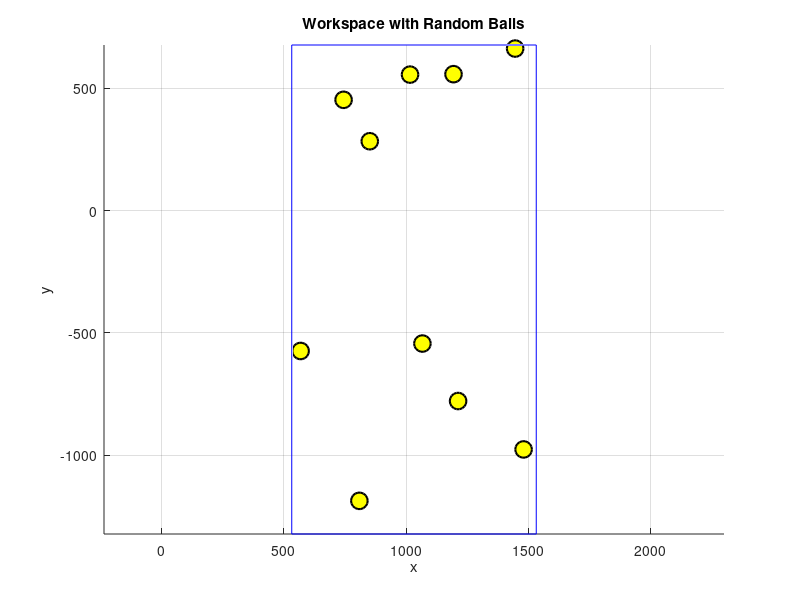

Here is the MATLAB script that generated this plot: (Note: this script raises an error after producing the figure.)
close all;
clear;
global th1 th2 th3 d4 th5 th6 th7 garbage_points all_coordinates current_index corner_points corner_index rand_points captured_joint_angles;
% 初始化全局变量
th1=0;
th2=90;
th3=0;
d4=0;
th5=0;
th6=0;
th7=-90;
current_index = 1;
all_coordinates = zeros(3, 100000);  % 轨迹存储数组
corner_points = [1532, 532, 532, 1532, 1532, 532, 532, 1532;
                 677, 677, -1323, -1323, 677, 677, -1323, -1323;
                 2139, 2139, 2139, 2139, 139, 139, 139, 139];
corner_index = 1;   % 角点索引计数器
rand_points = [];   % 小球坐标全局变量
captured_joint_angles = [];  % 用于存储抓取时的关节角度
garbage_points = [300, 400, 400];  % 垃圾桶坐标


% ================== 修改后的generate_workspace函数 ==================
function generate_workspace(corner_points)
    global rand_points;  % 声明全局变量
    
    % 计算工作空间范围
    x_lim = [min(corner_points(1,:)), max(corner_points(1,:))];
    y_lim = [min(corner_points(2,:)), max(corner_points(2,:))];
    z_lim = [min(corner_points(3,:)), max(corner_points(3,:))];
    
    % 生成10个随机黄色小球并存储到全局变量
    num_balls = 10;
    rand_points = [
        x_lim(1) + (x_lim(2)-x_lim(1))*rand(1,num_balls);
        y_lim(1) + (y_lim(2)-y_lim(1))*rand(1,num_balls);
        z_lim(1) + (z_lim(2)-z_lim(1))*rand(1,num_balls)
    ];
    
    % 获取当前figure1的句柄并保持绘图
    figure(1); 
    hold on;
    
    %  绘制工作空间框架
    plot3(corner_points(1,[1:4 1]), corner_points(2,[1:4 1]), corner_points(3,[1:4 1]), 'b-'); 
    plot3(corner_points(1,[5:8 5]), corner_points(2,[5:8 5]), corner_points(3,[5:8 5]), 'b-');
    for i = 1:4
        plot3([corner_points(1,i), corner_points(1,i+4)],...
              [corner_points(2,i), corner_points(2,i+4)],...
              [corner_points(3,i), corner_points(3,i+4)], 'b-');
    end
    
    % 2. 绘制黄色小球
    plot3(rand_points(1,:), rand_points(2,:), rand_points(3,:),...
         'oy', 'MarkerSize', 12,...
         'MarkerFaceColor', 'y',...
         'MarkerEdgeColor', 'k',...
         'LineWidth', 1.5);
    
    axis equal; grid on;
    xlabel('x'); ylabel('y'); zlabel('z');
    title('Workspace with Random Balls');
end

% ================== 修改后的MOVE_vector函数 ==================
function [all_xyz2, t] = MOVE_vector(times, print, len_x, len_y, len_z, colour)
    global th1 th2 th3 d4 th5 th6 th7 all_coordinates  current_index rand_points corner_points;

    % 设置默认参数（新增colour参数）
    if nargin < 8
        colour = 'b';  % 默认颜色为蓝色
    end
    
    % 动态生成小球位置（如果未初始化）
    if isempty(rand_points)
        warning('rand_points未初始化，生成默认位置');
        rand_points = zeros(3,10);  % 生成7个原点位置
    end

    step_x = len_x/times;
    step_y = len_y/times;
    step_z = len_z/times;

    t = 1:times;
    all_xyz = zeros(3, times);
    
    % 主循环
    for i = 1:times
        cla(gca);  
        if print
            % 使用colour参数设置轨迹颜色
            plot3(all_coordinates(1,:), all_coordinates(2,:), all_coordinates(3,:),...
                 [colour '.'], 'MarkerSize', 5);  % 修改此行

            %  绘制工作空间框架
            plot3(corner_points(1,[1:4 1]), corner_points(2,[1:4 1]), corner_points(3,[1:4 1]), 'b-'); 
            plot3(corner_points(1,[5:8 5]), corner_points(2,[5:8 5]), corner_points(3,[5:8 5]), 'b-');
            for i = 1:4
                plot3([corner_points(1,i), corner_points(1,i+4)],...
                      [corner_points(2,i), corner_points(2,i+4)],...
                      [corner_points(3,i), corner_points(3,i+4)], 'b-');
            end

            % 动态绘制当前小球位置
            plot3(rand_points(1,:), rand_points(2,:), rand_points(3,:),...
                 'oy', 'MarkerSize', 12,...
                 'MarkerFaceColor', 'y',...
                 'MarkerEdgeColor', 'k',...
                 'LineWidth', 1.5);
        end
        xyz = DHfk7Dof_Lnya2(th1, th2, th3, d4, th5, th6,th7, 0);
        all_xyz(:, i) = xyz;

        if print
            all_coordinates(:, current_index:current_index+times-1) = all_xyz;
        end

        J = Jacobian7DoF_Ln(th1, th2, th3, d4, th5, th6,th7); 
        
        dD = [step_x, step_y, step_z, 0, 0, 0]';
        dth = pinv(J) * dD;
        
        th1 = th1 + dth(1) * 180/pi;
        th2 = th2 + dth(2) * 180/pi;
        th3 = th3 + dth(3) * 180/pi;
        d4  = d4  + dth(4) * 180/pi;
        th5 = th5 + dth(5) * 180/pi;
        th6 = th6 + dth(6) * 180/pi;
        th7 = th7 + dth(7) * 180/pi;
        drawnow limitrate;
    end
    
    % ========== 角点存储逻辑 ==========
    % if record_corner  % 使用新参数控制角点记录
    %     if corner_index > size(corner_points, 2)
    %         error('角点数量超过预分配空间，请扩大corner_points数组');
    %     end
    %     corner_points(:, corner_index) = xyz;
    %     corner_index = corner_index + 1;
    % 
    %     fprintf('[角点记录] 新增点%d: (%.1f, %.1f, %.1f)\n',...
    %             corner_index-1, xyz(1), xyz(2), xyz(3));
    % end
    % 
    if(print)
        fprintf('x= %f, y= %f, z= %f\n', xyz(1), xyz(2), xyz(3));
    end
    
    if print
        current_index = current_index + times;
    end
    all_xyz2 = all_xyz;
end
% ================== 修改后的workspace函数 ==================
function workspace()
    global corner_points;
    % 生成工作空间
    generate_workspace(corner_points);

end
function move_to_target(target_x, target_y, target_z)
    global th1 th2 th3 d4 th5 th6 th7 rand_points captured_joint_angles corner_points;
    
    % 获取当前坐标
    current_xyz = DHfk7Dof_Lnya2(th1, th2, th3, d4, th5, th6, th7, 0);
    
    % 计算位移
    dx = target_x - current_xyz(1);
    dy = target_y - current_xyz(2);
    dz = target_z - current_xyz(3);
    
    % 执行运动（不记录轨迹和角点）
    MOVE_vector(100, true, dx, dy, dz, 'g');
    
    % 验证最终位置
    final_xyz = DHfk7Dof_Lnya2(th1, th2, th3, d4, th5, th6, th7, 0);
    fprintf('\n目标点: (%.1f, %.1f, %.1f)\n实际到达: (%.1f, %.1f, %.1f)\n误差: %.2fmm\n',...
            target_x, target_y, target_z, final_xyz(1), final_xyz(2), final_xyz(3),...
            norm(final_xyz - [target_x; target_y; target_z]));
    
    collision_threshold = 20;  % 碰撞检测阈值，根据需要调整
    distances = sqrt( (rand_points(1,:) - final_xyz(1)).^2 + ...
                      (rand_points(2,:) - final_xyz(2)).^2 + ...
                      (rand_points(3,:) - final_xyz(3)).^2 );
    collided_idx = find(distances < collision_threshold);
    
    if ~isempty(collided_idx)
        fprintf('抓到小球\n');
        % 打印当前机械臂的关节角度
        fprintf('当前关节角度: th1=%.2f, th2=%.2f, th3=%.2f, d4=%.2f, th5=%.2f, th6=%.2f, th7=%.2f\n',...
                th1, th2, th3, d4, th5, th6, th7);
        % 将当前关节角度保存到全局变量（每列一个记录）
        captured_joint_angles = [captured_joint_angles, [th1; th2; th3; d4; th5; th6; th7]];
        
        % 从 rand_points 中删除该小球
        rand_points(:, collided_idx(1)) = [];
        
        % 更新绘图：清除当前图后重新绘制工作空间和剩余小球
        cla(gca);
        plot3(corner_points(1,[1:4 1]), corner_points(2,[1:4 1]), corner_points(3,[1:4 1]), 'b-'); 
        plot3(corner_points(1,[5:8 5]), corner_points(2,[5:8 5]), corner_points(3,[5:8 5]), 'b-');
        for i = 1:4
            plot3([corner_points(1,i), corner_points(1,i+4)],...
                  [corner_points(2,i), corner_points(2,i+4)],...
                  [corner_points(3,i), corner_points(3,i+4)], 'b-');
        end
        hold on;
        plot3(rand_points(1,:), rand_points(2,:), rand_points(3,:),...
              'oy', 'MarkerSize', 12, 'MarkerFaceColor', 'y',...
              'MarkerEdgeColor', 'k', 'LineWidth', 1.5);
        hold off;
    end
end



function sort_rand_points_by_distance()
    global rand_points garbage_points;
    
    % 计算每个小球到垃圾桶的欧氏距离
    distances = sqrt(...
        (rand_points(1,:) - garbage_points(1)).^2 + ...
        (rand_points(2,:) - garbage_points(2)).^2 + ...
        (rand_points(3,:) - garbage_points(3)).^2 ...
    );
    
    % 按距离从小到大排序，获取排序后的索引
    [~, sorted_indices] = sort(distances);
    
    % 按排序后的索引重新排列小球坐标
    rand_points = rand_points(:, sorted_indices);
    
    % 打印排序结果（可选）
    fprintf('\n======= 按距离排序后的小球坐标 =======\n');
    for i = 1:size(rand_points,2)
        fprintf('小球%d: 距离=%.2fmm, 坐标=(%.1f, %.1f, %.1f)\n',...
                i, distances(sorted_indices(i)),...
                rand_points(1,i), rand_points(2,i), rand_points(3,i));
    end
end
% ================== 主程序 ==================
workspace();
sort_rand_points_by_distance();  % 按距离排序小球

while ~isempty(rand_points)
    % 始终取第一个小球作为目标
    move_to_target(rand_points(1,1), rand_points(2,1), rand_points(3,1));
end
